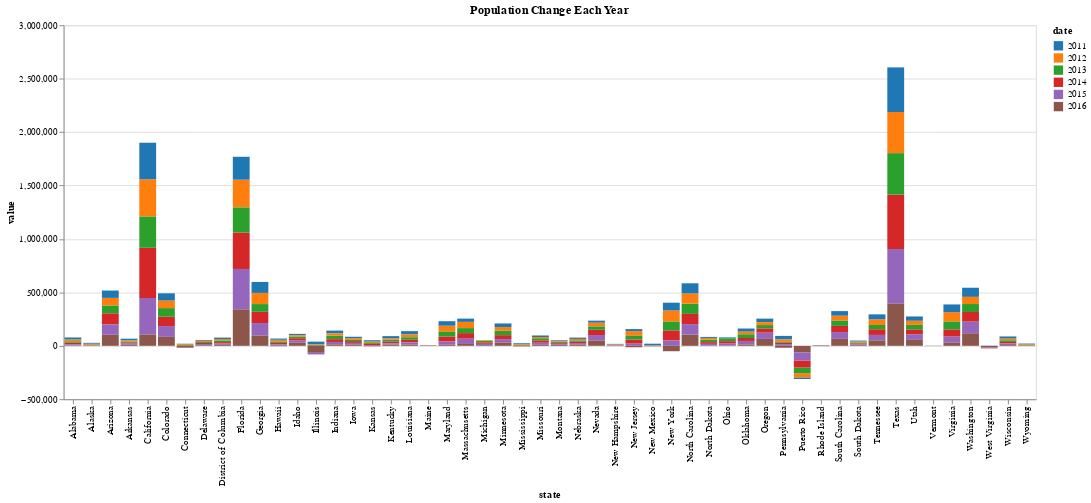

Notebook code for this chart:
### Code cell
alt.Chart(df_population_by_year_melt).mark_bar().encode(
    x='state',
    y='value',
    color=alt.Color('date:N',
        scale=alt.Scale(scheme='category10')
    )
    ).properties(
    title=['Population Change Each Year'],
    height=400
)

### Figure 1 — Vega-Lite specification as saved in the notebook (floating-point values rounded to 4 significant figures; data arrays with more than 128 entries replaced by an {"elided": "..."} marker saying what was removed)
{"config": {"view": {"continuousWidth": 400, "continuousHeight": 300}}, "data": {"name": "data-0048dc733cb8854864fc426a0cd79a86"}, "mark": "bar", "encoding": {"color": {"field": "date", "scale": {"scheme": "category10"}, "type": "nominal"}, "x": {"field": "state", "type": "nominal"}, "y": {"field": "value", "type": "quantitative"}}, "height": 400, "title": ["Population Change Each Year"], "$schema": "https://vega.github.io/schema/vega-lite/v4.17.0.json", "datasets": {"data-0048dc733cb8854864fc426a0cd79a86": {"elided": "312 records"}}}
